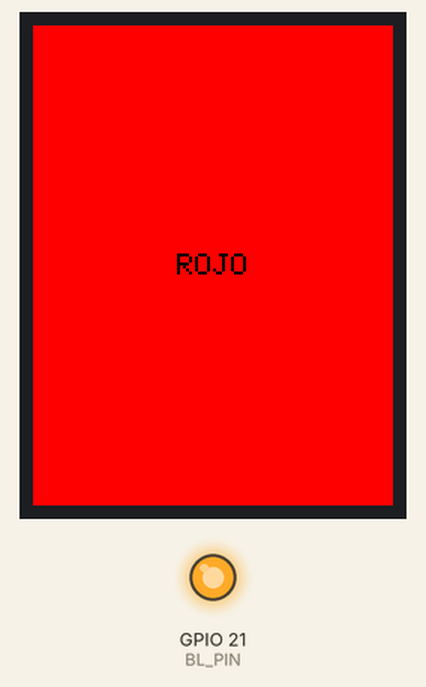
Bench run of a sketch on a simulated ESP32. On the bench: 240×320 colour display, output pins drawn as LEDs (lit = HIGH). Random numbers use the default seed unless the sketch sets one; what the sketch prints to the serial monitor is not drawn.

Above: at 0.4 s.
At 17.0 s:
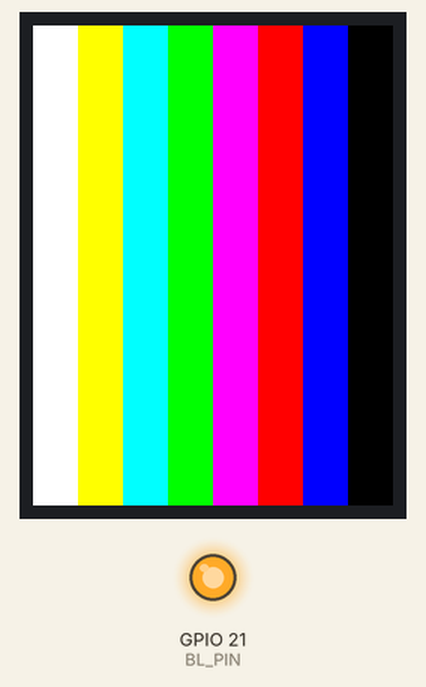
At 21.1 s:
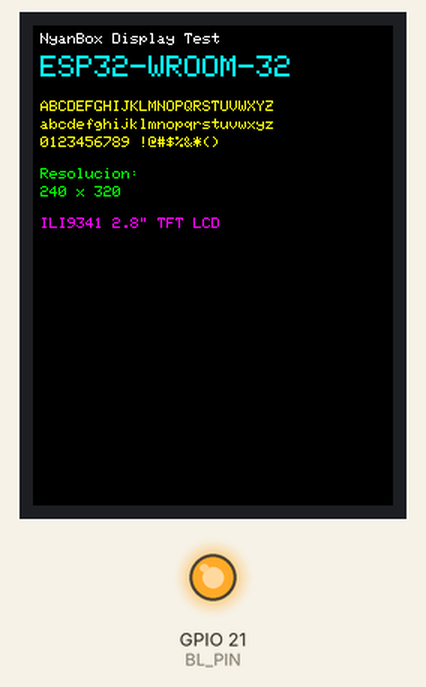
At 29.3 s:
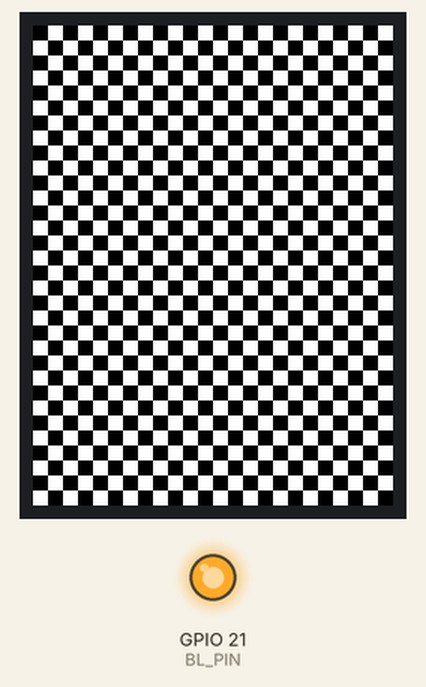
Timing chart, 0 to 40.0 s (numbered marks = the images above):
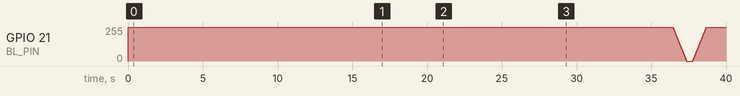

The sketch:

nyanbox_display_test.ino
```cpp
/*
 * NyanBox - Firmware de prueba de pantalla
 * Placa  : ESP32-WROOM-32
 * Display: RCmall ILI9341 2.8" 240x320 TFT LCD SPI
 *
 * ANTES DE COMPILAR:
 *   1. Instala la librería "TFT_eSPI" de Bodmer (Gestor de librerías)
 *   2. Abre el archivo:
 *        Documents/Arduino/libraries/TFT_eSPI/User_Setup.h
 *   3. Comenta todos los drivers y descomenta solo:
 *        #define ILI9341_DRIVER
 *   4. Ajusta los pines en ese mismo archivo (o déjalos si coinciden):
 *        #define TFT_MOSI  23
 *        #define TFT_SCLK  18
 *        #define TFT_CS     5
 *        #define TFT_DC     2
 *        #define TFT_RST    4
 *        #define TFT_BL    21
 *
 * CONEXIÓN DISPLAY → ESP32:
 *   VCC  → 3.3V
 *   GND  → GND
 *   CS   → GPIO 5
 *   RESET→ GPIO 4
 *   DC   → GPIO 2
 *   MOSI → GPIO 23
 *   SCK  → GPIO 18
 *   LED  → GPIO 21  (o 3.3V para siempre encendido)
 *   MISO → GPIO 19  (opcional, solo lectura)
 */

#include <TFT_eSPI.h>
#include <SPI.h>

TFT_eSPI tft = TFT_eSPI();

#define BL_PIN          21
#define BL_PWM_CH       0
#define TEST_DELAY      2000
#define ANIM_DURATION   5000

// ── backlight PWM ─────────────────────────────────────────────

void blInit() {
    ledcSetup(BL_PWM_CH, 5000, 8);
    ledcAttachPin(BL_PIN, BL_PWM_CH);
    ledcWrite(BL_PWM_CH, 255);
}

void blSet(uint8_t b) { ledcWrite(BL_PWM_CH, b); }

// ── color helpers ─────────────────────────────────────────────

uint16_t hsvColor(uint8_t h) {
    uint8_t region = h / 43;
    uint8_t rem    = (h - region * 43) * 6;
    uint8_t q = (255 * (255 - rem)) >> 8;
    uint8_t t = (255 * rem) >> 8;
    switch (region) {
        case 0: return tft.color565(255, t,   0);
        case 1: return tft.color565(q,   255, 0);
        case 2: return tft.color565(0,   255, t);
        case 3: return tft.color565(0,   q,   255);
        case 4: return tft.color565(t,   0,   255);
        default:return tft.color565(255, 0,   q);
    }
}

// ── pruebas ───────────────────────────────────────────────────

void prueba_colores_solidos() {
    Serial.println("PRUEBA: Colores solidos");
    struct { uint16_t c; const char* n; } cols[] = {
        {TFT_RED,     "ROJO"},    {TFT_GREEN,  "VERDE"},
        {TFT_BLUE,    "AZUL"},    {TFT_WHITE,  "BLANCO"},
        {TFT_BLACK,   "NEGRO"},   {TFT_YELLOW, "AMARILLO"},
        {TFT_CYAN,    "CYAN"},    {TFT_MAGENTA,"MAGENTA"},
    };
    for (auto& c : cols) {
        tft.fillScreen(c.c);
        tft.setTextDatum(MC_DATUM);
        tft.setTextColor(c.c == TFT_BLACK ? TFT_WHITE : TFT_BLACK);
        tft.setTextSize(2);
        tft.drawString(c.n, tft.width()/2, tft.height()/2);
        delay(TEST_DELAY);
    }
}

void prueba_barras() {
    Serial.println("PRUEBA: Barras de color");
    int bw = tft.width() / 8;
    uint16_t bars[] = {TFT_WHITE, TFT_YELLOW, TFT_CYAN, TFT_GREEN,
                       TFT_MAGENTA, TFT_RED, TFT_BLUE, TFT_BLACK};
    for (int i = 0; i < 8; i++)
        tft.fillRect(i * bw, 0, bw, tft.height(), bars[i]);
    delay(TEST_DELAY);
}

void prueba_gradiente() {
    Serial.println("PRUEBA: Gradiente arcoiris");
    for (int x = 0; x < tft.width(); x++)
        tft.drawFastVLine(x, 0, tft.height(), hsvColor(map(x, 0, tft.width()-1, 0, 255)));
    delay(TEST_DELAY);
}

void prueba_texto() {
    Serial.println("PRUEBA: Texto");
    tft.fillScreen(TFT_BLACK);
    tft.setTextDatum(TL_DATUM);

    tft.setTextColor(TFT_WHITE);   tft.setTextSize(1);
    tft.drawString("NyanBox Display Test", 5, 5);

    tft.setTextColor(TFT_CYAN);    tft.setTextSize(2);
    tft.drawString("ESP32-WROOM-32", 5, 20);

    tft.setTextColor(TFT_YELLOW);  tft.setTextSize(1);
    tft.drawString("ABCDEFGHIJKLMNOPQRSTUVWXYZ", 5, 50);
    tft.drawString("abcdefghijklmnopqrstuvwxyz", 5, 62);
    tft.drawString("0123456789 !@#$%&*()", 5, 74);

    tft.setTextColor(TFT_GREEN);
    tft.drawString("Resolucion:", 5, 95);
    tft.drawString(String(tft.width()) + " x " + String(tft.height()), 5, 107);

    tft.setTextColor(TFT_MAGENTA);
    tft.drawString("ILI9341 2.8\" TFT LCD", 5, 128);

    delay(TEST_DELAY * 2);
}

void prueba_formas() {
    Serial.println("PRUEBA: Formas geometricas");
    tft.fillScreen(TFT_BLACK);
    int cx = tft.width() / 2, cy = tft.height() / 2;

    tft.fillRect(10, 10, 60, 40, TFT_BLUE);
    tft.drawRect(10, 10, 60, 40, TFT_WHITE);

    tft.fillRoundRect(cx - 40, 10, 80, 40, 10, TFT_GREEN);
    tft.drawRoundRect(cx - 40, 10, 80, 40, 10, TFT_WHITE);

    tft.fillCircle(cx, cy, 55, TFT_RED);
    tft.drawCircle(cx, cy, 55, TFT_WHITE);
    tft.drawCircle(cx, cy, 40, TFT_YELLOW);
    tft.drawCircle(cx, cy, 25, TFT_CYAN);

    tft.fillTriangle(10, tft.height()-10, 70, tft.height()-70, 130, tft.height()-10, TFT_MAGENTA);
    tft.drawTriangle(10, tft.height()-10, 70, tft.height()-70, 130, tft.height()-10, TFT_WHITE);

    for (int a = 0; a < 360; a += 20) {
        float rad = a * PI / 180.0f;
        tft.drawLine(tft.width()-45, tft.height()-45,
                     tft.width()-45 + (int)(35*cos(rad)),
                     tft.height()-45 + (int)(35*sin(rad)),
                     hsvColor(map(a, 0, 359, 0, 255)));
    }
    delay(TEST_DELAY * 2);
}

void prueba_tablero() {
    Serial.println("PRUEBA: Tablero ajedrez (pixeles)");
    int cell = 10;
    for (int y = 0; y < tft.height(); y += cell)
        for (int x = 0; x < tft.width(); x += cell)
            tft.fillRect(x, y, cell, cell,
                         ((x/cell + y/cell) % 2) ? TFT_WHITE : TFT_BLACK);
    delay(TEST_DELAY);
}

void prueba_animacion() {
    Serial.println("PRUEBA: Animacion pelota");
    tft.fillScreen(TFT_BLACK);
    int w = tft.width(), h = tft.height(), r = 18;
    float x = w/2, y = h/2, vx = 4.0f, vy = 2.7f;
    uint16_t col = TFT_CYAN;
    int px = x, py = y;
    unsigned long fin = millis() + ANIM_DURATION;
    while (millis() < fin) {
        tft.fillCircle(px, py, r, TFT_BLACK);
        x += vx; y += vy;
        if (x-r < 0)    { x=r;    vx= fabsf(vx); col=hsvColor(random(256)); }
        if (x+r >= w)   { x=w-r-1;vx=-fabsf(vx); col=hsvColor(random(256)); }
        if (y-r < 0)    { y=r;    vy= fabsf(vy); col=hsvColor(random(256)); }
        if (y+r >= h)   { y=h-r-1;vy=-fabsf(vy); col=hsvColor(random(256)); }
        tft.fillCircle((int)x, (int)y, r, col);
        px=(int)x; py=(int)y;
        delay(16);
    }
}

void prueba_backlight() {
    Serial.println("PRUEBA: Fade backlight");
    tft.fillScreen(TFT_WHITE);
    tft.setTextDatum(MC_DATUM);
    tft.setTextColor(TFT_BLACK);
    tft.setTextSize(2);
    tft.drawString("Fade backlight", tft.width()/2, tft.height()/2);
    for (int b = 255; b >= 0; b -= 5)  { blSet(b); delay(18); }
    delay(400);
    for (int b = 0; b <= 255; b += 5)  { blSet(b); delay(18); }
    delay(500);
}

void prueba_resumen() {
    tft.fillScreen(TFT_BLACK);
    tft.setTextDatum(MC_DATUM);
    tft.setTextColor(TFT_GREEN);   tft.setTextSize(2);
    tft.drawString("PRUEBAS OK!", tft.width()/2, tft.height()/2 - 40);
    tft.setTextColor(TFT_WHITE);   tft.setTextSize(1);
    tft.drawString("NyanBox ESP32", tft.width()/2, tft.height()/2);
    tft.drawString("ILI9341 240x320", tft.width()/2, tft.height()/2 + 15);
    tft.setTextColor(TFT_CYAN);
    tft.drawString("Repitiendo en 3s...", tft.width()/2, tft.height()/2 + 35);
    delay(3000);
}

// ── setup / loop ──────────────────────────────────────────────

void setup() {
    Serial.begin(115200);
    Serial.println("\n=== NyanBox Display Test ===");

    blInit();
    tft.init();
    tft.setRotation(0);
    tft.fillScreen(TFT_BLACK);

    Serial.printf("Display: %dx%d OK\n", tft.width(), tft.height());
}

void loop() {
    prueba_colores_solidos();
    prueba_barras();
    prueba_gradiente();
    prueba_texto();
    prueba_formas();
    prueba_tablero();
    prueba_animacion();
    prueba_backlight();
    prueba_resumen();
}
```

Measured:
- what the display in image 1 shows lasts 2.1 s, from 16.9 s to 19.0 s
- what the display in image 2 shows lasts 4.1 s, from 21.1 s to 25.2 s
